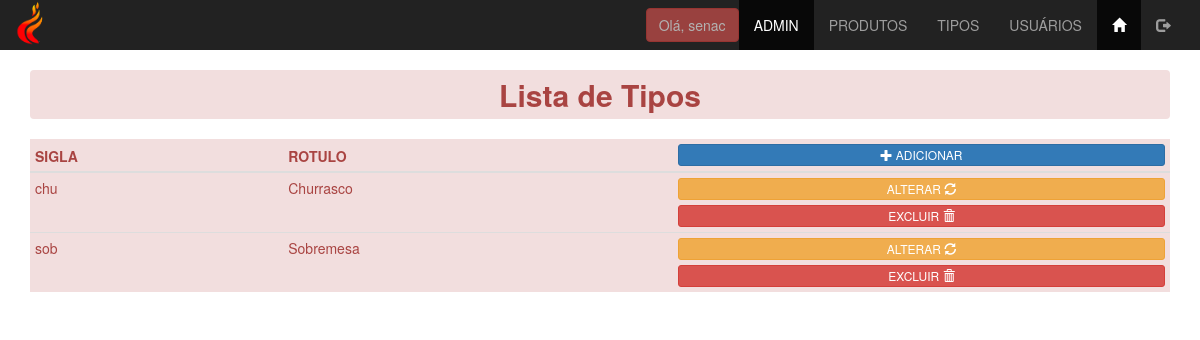
The app's page /admin/tipos_lista.php (signed in), older data.
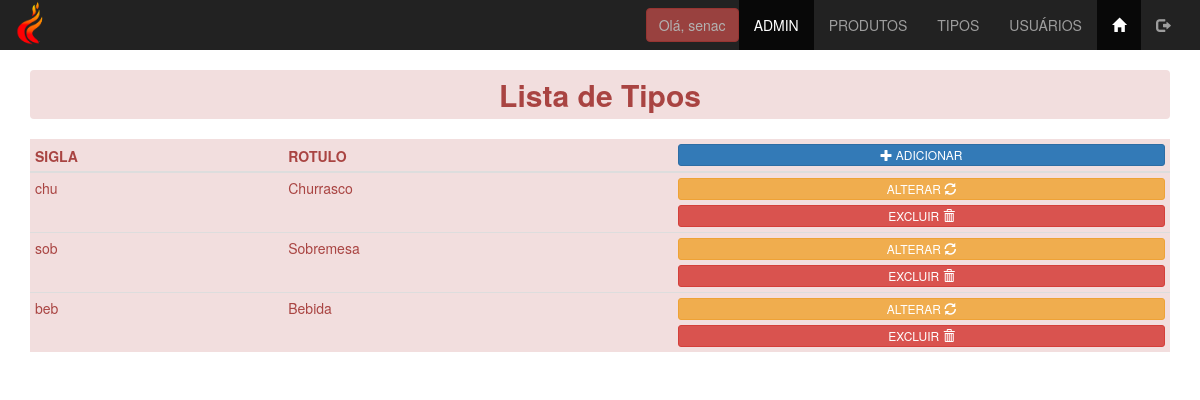
The same page, newer data.
### tables this page shows
CREATE TABLE `tbtipos` (
  `id_tipo` int(11) NOT NULL,
  `sigla_tipo` varchar(3) NOT NULL,
  `rotulo_tipo` varchar(15) NOT NULL
);

### admin/tipos_lista.php (the view, shortened to what this page needs)
<?php
    include '../conn/connect.php';
    $lista = $conn->query("select * from tbtipos");
    $row = $lista->fetch_assoc();
?>
<!DOCTYPE html>
<html lang="pt-BR">
<head>
    <link rel="stylesheet" href="../css/bootstrap.min.css">
    <link rel="stylesheet" href="../css/estilo2.css">
</head>
<body class="fundofixo">
    <?php include "menu_adm.php"; ?>
    <main class="container">
        <h2 class="breadcrumb alert-danger center"><strong> Lista de Tipos </strong></h2>
        <table class="table table-hover table-condensed tb-opacidade alert-danger">
            <thead>
                <th>SIGLA</th>
                <th>ROTULO</th>
                 <th>
                    <a href="tipos_insere.php" target="_self" class="btn btn-block btn-primary btn-xs" role="button">
                        <span class="glyphicon glyphicon-plus" aria-hidden="true"></span>
                        <span class="hidden-xs">ADICIONAR</span>
                    </a>
                </th>
            </thead>
            <tbody>
               <?php do{?>
                    <tr>
                        <td>
                            <?php echo $row['sigla_tipo']?>
                        </td>
                        <td>
                            <?php echo $row['rotulo_tipo']?>
                        </td>
                        <td>
                            <a href="tipos_atualiza.php?id_tipo=<?php echo $row['id_tipo'];?>" role="button" class="btn btn-warning btn-block btn-xs">
                                <span class="hidden-xs">ALTERAR</span>
                                <span class="glyphicon glyphicon-refresh"></span>
                            </a>
                            <button
                                data-id="<?php echo $row['id_tipo'];?>"
                                class="delete btn btn-xs btn-block btn-danger"
                                >
                                <span class="hidden-xs">EXCLUIR</span>
                                <span class="glyphicon glyphicon-trash"></span>
                            </button>
                        </td>
                    </tr>
                    <?php }while($row = $lista->fetch_assoc()); ?>
            </tbody>
        </table>
    </main>
</body>
</html>

### admin/menu_adm.php (shortened to what this page needs)
<!DOCTYPE html>
<html lang="pt-br">
<head>
    <link rel="stylesheet" href="../css/estilo2.css">
</head>
<body>
<nav class="nav navbar-inverse">
<div class="container-fluid">
    <div class="navbar-header">
        <a href="index.php" class="navbar-bra">
            <img width="80px" src="../images/logo.png" alt="logo">
        </a>
    </div>
    <div class="collapse navbar-collapse" id="defaultNavbar">
        <ul class="nav navbar-nav navbar-right">
            <li>
                <button type="button" class="btn btn-danger navbar-btn disabled">
                    Olá, <?php echo($_SESSION['login_usuario']); ?>
                </button>
            </li>
            <li class="active"><a href="index.php">ADMIN</a></li>
            <li><a href="produtos_lista.php">PRODUTOS</a></li>
            <li><a href="tipos_lista.php">TIPOS</a></li>
            <li><a href="usuarios_lista.php">USUÁRIOS</a></li>
            <li class="active">
                <a href="../index.php">
                    <span class="glyphicon glyphicon-home"></span>
                </a>
            </li>
            <li>
                <a href="logout.php">
                    <span class="glyphicon glyphicon-log-out"></span>
                </a>
            </li>
        </ul>
    </div>
</div>
</nav>
</body>
</html>

### css/estilo2.css (style rules this page uses)
.fundofixo { background: url(../images/bg-fogo.jpg) no-repeat fixed; -webkit-background-size:cover; background-size: cover; }
.center { text-align: center; }

Row changes from the older to the newer data that the page shows:
added tbtipos: sigla_tipo "beb", rotulo_tipo "Bebida"
